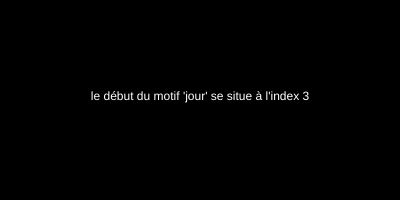
Frame 1 (no input)
Frame 60 (no input): identical to frame 1, image omitted
Frame 120 (the mouse pressed at the canvas centre since frame 60): identical to frame 1, image omitted

The p5.js sketch that drew this single still picture (run headless with seeded random() and noise() and a simulated clock; from frame 60 on, the mouse is pressed at the canvas centre):

// p5.js sketch
// ── sketch.js
// http://www.ac-grenoble.fr/disciplines/informatiquelycee/p5_base_a10.html


var msg;
var motif;
var i;

function setup()
{
  can=createCanvas(400,200);
  background(0);
  msg="Bonjour le monde!";
  motif="jour";
  i=msg.indexOf(motif);
  textAlign(CENTER);
  fill(255);
  text("le début du motif '"+motif+"' se situe à l'index "+i,200,100);
}


function draw()
{
  
}
